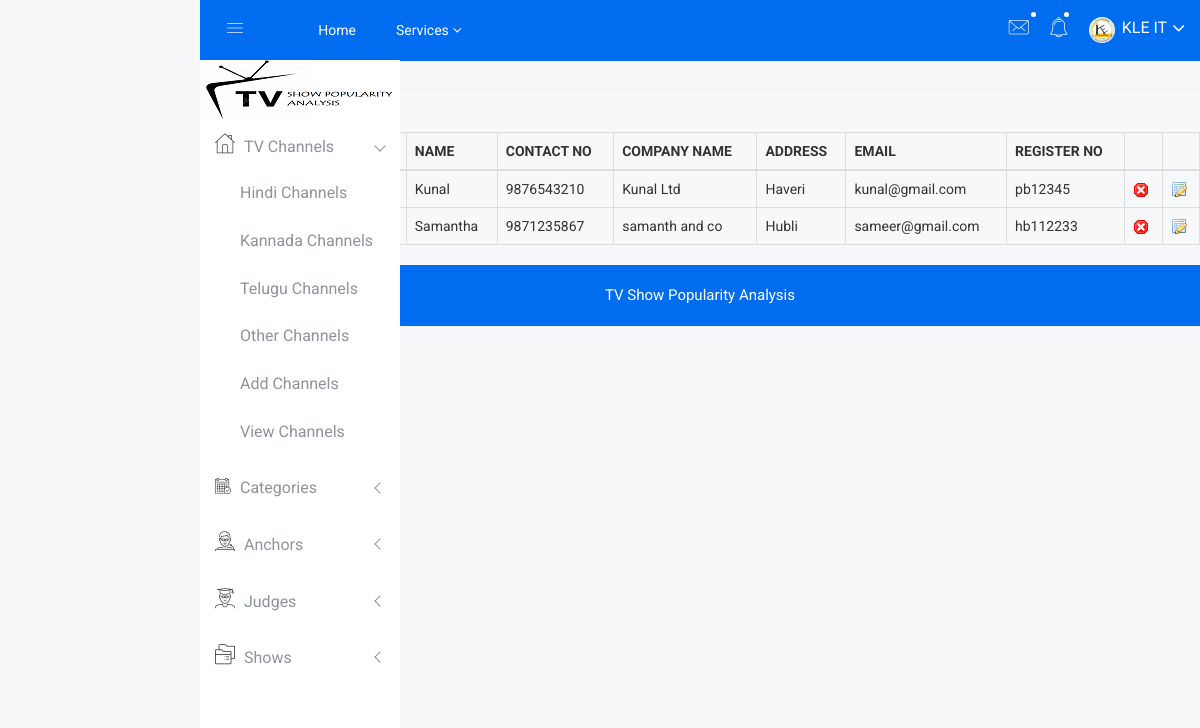
The page /Admin/view_service_producers.php on the database its author committed.
### tables this page shows
CREATE TABLE IF NOT EXISTS `service_producers` (
  `service_producer_id` int(20) NOT NULL AUTO_INCREMENT,
  `service_id` int(20) NOT NULL,
  `name` varchar(50) NOT NULL,
  `contact_no` bigint(50) NOT NULL,
  `company_name` varchar(50) NOT NULL,
  `email` varchar(50) NOT NULL,
  `address` varchar(100) NOT NULL,
  `register_no` varchar(50) NOT NULL,
  PRIMARY KEY (`service_producer_id`)
);

### Admin/view_service_producers.php (the view, shortened to what this page needs)
<?php include('metatags.php');   ?>
<?php include('header.php');   ?>
<?php include('sidebar.php');   ?>
            <div id="page-content">
                <h4 class="page-header">SERVICE PROVIDER</small></h4>
<a href="service_producers.php"><button>ADD NEW</button></a>
                <div class="block-section">
                    <table class="table table-bordered" id="sample_1">
                        <thead>
                            <tr>
<th>#</th>
<th>SERVICE</th>
<th>NAME</th>
<th>CONTACT NO</th>
<th>COMPANY NAME</th>
<th>ADDRESS</th>
<th>EMAIL</th>
<th>REGISTER NO</th>
<th></th>
<th></th>
</tr>
                        </thead>
                        <tbody>
<?php
 $i=0;
include('db.php');
$sql="select * from service_producers sp,services sr,category c where sp.service_id=sr.service_id and sr.category_id=c.category_id";
$res=mysql_query($sql);
while($row=mysql_fetch_array($res))
{
$i=$i+1;
?>
<tr>
<td><?php echo $i;?></td>
<td><?php echo $row['service_name'];?> / <?php echo $row['category_name'];?></td>
<td><?php echo $row['name'];?></td>
<td><?php echo $row['contact_no'];?></td>
<td><?php echo $row['company_name'];?></td>
<td><?php echo $row['address'];?></td>
<td><?php echo $row['email'];?></td>
<td><?php echo $row['register_no'];?></td>
<td><a onclick ="return confirm('Are you sure....')"; href="delete_service_producers.php?id=<?php echo $row['service_producer_id'];?>"><img src="hr.gif"></a></td>
<td><a href="edit_service_producers.php?id=<?php echo $row['service_producer_id'];?>"><img src="edit-icon.gif"></a></td>
</tr>
<?php
}
?>
                        </tbody>
                    </table>
                </div>
            </div>
			<link rel="stylesheet" href="js/validationEngine.jquery.css" type="text/css" media="screen" title="no title" charset="utf-8" />
<?php include('footer.php');   ?>

### Admin/metatags.php (shortened to what this page needs)
<!doctype html>
<html class="no-js" lang="en">
<head>
    <link rel="stylesheet" href="css/bootstrap.min.css">
    <link rel="stylesheet" href="css/font-awesome.min.css">
    <link rel="stylesheet" href="css/owl.carousel.css">
    <link rel="stylesheet" href="css/owl.theme.css">
    <link rel="stylesheet" href="css/owl.transitions.css">
    <link rel="stylesheet" href="css/animate.css">
    <link rel="stylesheet" href="css/normalize.css">
    <link rel="stylesheet" href="css/meanmenu.min.css">
    <link rel="stylesheet" href="css/main.css">
    <link rel="stylesheet" href="css/educate-custon-icon.css">
    <link rel="stylesheet" href="css/morrisjs/morris.css">
    <link rel="stylesheet" href="css/scrollbar/jquery.mCustomScrollbar.min.css">
    <link rel="stylesheet" href="css/metisMenu/metisMenu.min.css">
    <link rel="stylesheet" href="css/metisMenu/metisMenu-vertical.css">
    <link rel="stylesheet" href="css/calendar/fullcalendar.min.css">
    <link rel="stylesheet" href="css/calendar/fullcalendar.print.min.css">
    <link rel="stylesheet" href="style.css">
    <link rel="stylesheet" href="css/responsive.css">
</head>

### Admin/header.php (shortened to what this page needs)
<div class="all-content-wrapper">
    <div class="container-fluid">
        <div class="row">
            <div class="col-lg-12 col-md-12 col-sm-12 col-xs-12">
                <div class="logo-pro">
                </div>
            </div>
        </div>
    </div>
    <div class="header-advance-area">
        <div class="header-top-area">
            <div class="container-fluid">
                <div class="row">
                    <div class="col-lg-12 col-md-12 col-sm-12 col-xs-12">
                        <div class="header-top-wraper">
                            <div class="row">
                                <div class="col-lg-1 col-md-0 col-sm-1 col-xs-12">
                                    <div class="menu-switcher-pro">
                                        <button type="button" id="sidebarCollapse" class="btn bar-button-pro header-drl-controller-btn btn-info navbar-btn">
									<i class="educate-icon educate-nav"></i>
								</button>
                                    </div>
                                </div>
                                <div class="col-lg-6 col-md-7 col-sm-6 col-xs-12">
                                    <div class="header-top-menu tabl-d-n">
                                        <ul class="nav navbar-nav mai-top-nav">
                                            <li class="nav-item"><a href="home.php" class="nav-link">Home</a>
                                            </li>
                                            <li class="nav-item dropdown res-dis-nn">
                                                <a href="#" data-toggle="dropdown" role="button" aria-expanded="false" class="nav-link dropdown-toggle">Services<span class="angle-down-topmenu"><i class="fa fa-angle-down"></i></span></a>
                                        </ul>
                                    </div>
                                </div>
                                <div class="col-lg-5 col-md-5 col-sm-12 col-xs-12">
                                    <div class="header-right-info">
                                        <ul class="nav navbar-nav mai-top-nav header-right-menu">
                                            <li class="nav-item dropdown">
                                                <a href="#" data-toggle="dropdown" role="button" aria-expanded="false" class="nav-link dropdown-toggle"><i class="educate-icon educate-message edu-chat-pro" aria-hidden="true"></i><span class="indicator-ms"></span></a>
                                            </li>
                                            <li class="nav-item"><a href="#" data-toggle="dropdown" role="button" aria-expanded="false" class="nav-link dropdown-toggle"><i class="educate-icon educate-bell" aria-hidden="true"></i><span class="indicator-nt"></span></a>
                                            </li>
                                            <li class="nav-item">
                                                <a href="#" data-toggle="dropdown" role="button" aria-expanded="false" class="nav-link dropdown-toggle">
											<img src="img/profile/kleit.jpg" alt="" />
											<span class="admin-name">KLE IT</span>
											<i class="fa fa-angle-down edu-icon edu-down-arrow"></i>
										</a>
                                            </li>
                                        </ul>
                                    </div>
                                </div>
                            </div>
                        </div>
                    </div>
                </div>
            </div>
        </div>

### Admin/sidebar.php (shortened to what this page needs)
<body>
    <div class="left-sidebar-pro">
        <nav id="sidebar" class="">
            <div class="sidebar-header">
                <a href="home.php"><img class="main-logo" src="img/logo/logo2.png" alt="" /></a>
            </div>
            <div class="left-custom-menu-adp-wrap comment-scrollbar">
                <nav class="sidebar-nav left-sidebar-menu-pro">
                    <ul class="metismenu" id="menu1">
                        <li class="active">
                            <a class="has-arrow" href="home.php">
								   <span class="educate-icon educate-home icon-wrap"></span>
								   <span class="mini-click-non">TV Channels</span>
								</a>
                            <ul class="submenu-angle" aria-expanded="true">
                                <li><a title="Hindi Channels" href="hindiindex.html"><span class="mini-sub-pro">Hindi Channels</span></a></li>
                                <li><a title="Kannada Channels" href="index-1.html"><span class="mini-sub-pro">Kannada Channels</span></a></li>
                                <li><a title="Telugu Channels" href="index-2.html"><span class="mini-sub-pro">Telugu Channels</span></a></li>
                                <li><a title="English Channels" href="analytics.html"><span class="mini-sub-pro">Other Channels</span></a></li>
                                <li><a title="Add Channels" href="channel.php"><span class="mini-sub-pro">Add Channels</span></a></li>
								<li><a title="View Channels" href="v_c.php"><span class="mini-sub-pro">View Channels</span></a></li>
                            </ul>
                        </li>
						                        <li>
                            <a class="has-arrow" href="home.php" aria-expanded="false"><span class="educate-icon educate-event icon-wrap sub-icon-mg"></span> <span class="mini-click-non">Categories</span></a>
                        </li>
                        <li>
                            <a class="has-arrow" href="home.php" aria-expanded="false"><span class="educate-icon educate-professor icon-wrap"></span> <span class="mini-click-non">Anchors</span></a>
                        </li>
                        <li>
                            <a class="has-arrow" href="home.php" aria-expanded="false"><span class="educate-icon educate-student icon-wrap"></span> <span class="mini-click-non">Judges</span></a>
                        </li>
                        <li>
                            <a class="has-arrow" href="home.php" aria-expanded="false"><span class="educate-icon educate-course icon-wrap"></span> <span class="mini-click-non">Shows</span></a>
                        </li>
                                      <li id="removable">
                            <a class="has-arrow" href="#" aria-expanded="false"><span class="educate-icon educate-pages icon-wrap"></span> <span class="mini-click-non">Pages</span></a>
                        </li>
                    </ul>
                </nav>
            </div>
        </nav>
    </div>

### Admin/db.php (shortened to what this page needs)
<!DOCTYPE HTML PUBLIC "-//W3C//DTD HTML 4.01 Transitional//EN" "http://www.w3.org/TR/html4/loose.dtd">
<html>
<head>
</head>
<body>
</body>
</html>

### Admin/footer.php (shortened to what this page needs)
        <div class="footer-copyright-area">
            <div class="container-fluid">
                <div class="row">
                    <div class="col-lg-12 col-md-12 col-sm-12 col-xs-12">
                        <div class="footer-copy-right">
                            <p>TV Show Popularity Analysis <a href="https://colorlib.com/wp/templates/"></a></p>
                        </div>
                    </div>
                </div>
            </div>
        </div>
    </div>
</body>
</html>

### Admin/css/main.css (style rules this page uses)
html { color: #222; font-size: 1em; line-height: 1.4; }
audio, canvas, iframe, img, svg, video { vertical-align: middle; }

### Admin/css/metisMenu/metisMenu-vertical.css (style rules this page uses)
.sidebar-nav { background: #fff; }
.sidebar-nav ul { padding: 0; margin: 0; list-style: none; background: #f5f5f5; }
.sidebar-nav .metismenu { background: #fff; display: -webkit-box; display: -ms-flexbox; display: flex; -webkit-box-orient: vertical; -webkit-box-direction: normal; -ms-flex-direction: column; flex-direction: column; }
.sidebar-nav .metismenu li + li { margin-top: 5px; }
.sidebar-nav .metismenu li:last-child { margin-bottom: 5px; }
.sidebar-nav .metismenu > li { display: -webkit-box; display: -ms-flexbox; display: flex; -webkit-box-orient: vertical; -webkit-box-direction: normal; -ms-flex-direction: column; flex-direction: column; position: relative; }
.sidebar-nav .metismenu a { position: relative; display: block; padding: 13px 15px; color: #444; outline-width: 0; transition: all .3s ease-out; font-size:16px; font-weight:400; }
.sidebar-nav .metismenu ul a { padding: 10px 15px 10px 40px; }
.sidebar-nav .metismenu li .icon-wrap { margin-right:5px; font-size:20px; color:#303030; }
.sidebar-nav .metismenu li .sub-icon-mg { margin-right:5px; font-size:16px; }

### rows shown on the page
service_producers: name "Kunal", contact_no "9876543210", company_name "Kunal Ltd", address "Haveri", email "kunal@gmail.com", register_no "pb12345"
service_producers: name "Samantha", contact_no "9871235867", company_name "samanth and co", address "Hubli", email "sameer@gmail.com", register_no "hb112233"
